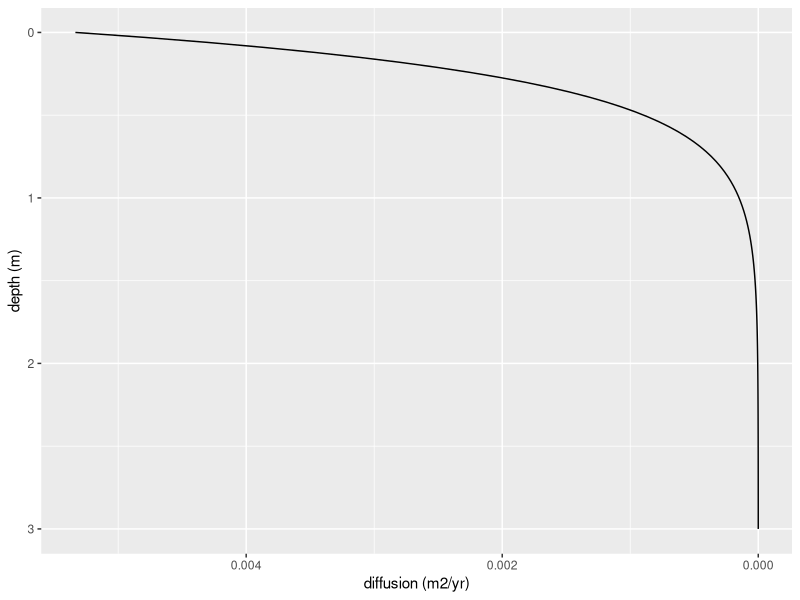
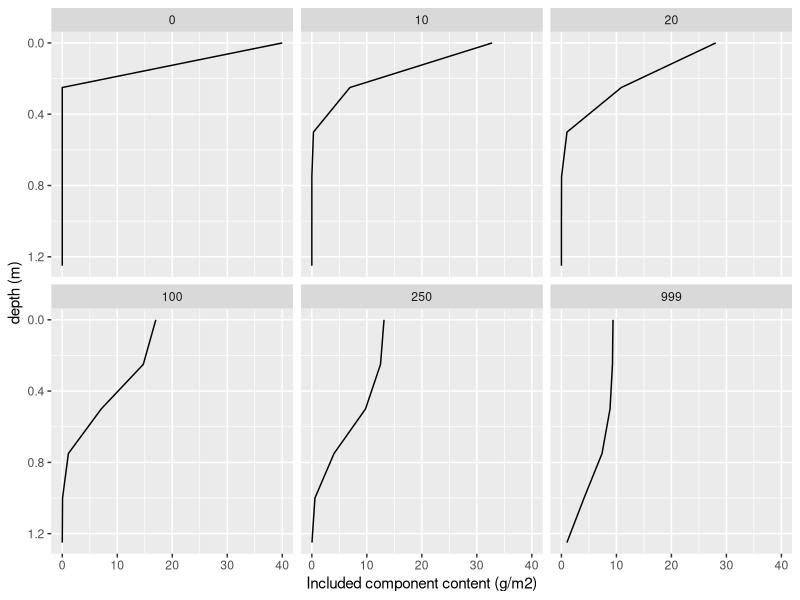
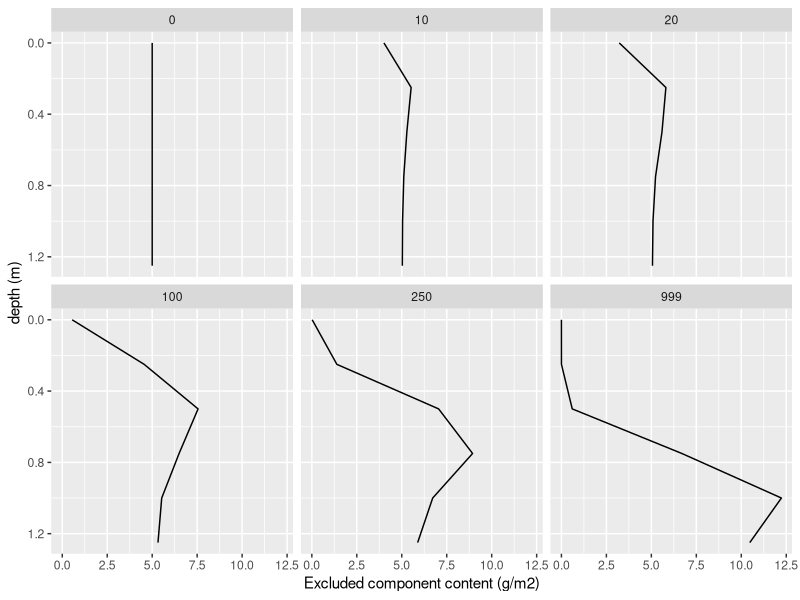

The R script that drew these images, in order:
# install packages
install.packages("ggplot2", "dplyr", "tidyr", "rlang")

#'[run below]

# set wd
setwd("C:/Users/natha/OneDrive/Onedrive Documents/Graduate School/01_Projects/P0_Git_Projects/animal-architects")

# data processing
library(ggplot2)
library(dplyr)
library(tidyr)
library(rlang)

#'###################### [creating a data frame] #######################

#' [set] number of time steps
time_steps = 1000

#' [set] number of years per time step
step_years = 10

# build a data frame
df = data.frame(time_step = rep(c(0:(time_steps - 1)), each = 4),
                index = rep(c("z", "bd", "inc", "exc"), times = time_steps),
                "A" = 0, 
                "B" = 0, 
                "C" = 0, 
                "D" = 0, 
                "E" = 0,
                "F" = 0,
                "bot" = 0)
#' [set] layer thickness (m)
h <- 0.25

#split data frame into multiple based on index column. names accordingly
df2 = df %>% group_by(index) %>% group_split(.keep = FALSE) %>% set_names(nm = c("z", "bd", "inc", "exc"))

# input the top depths of each layer into data frame
df2[["z"]][c(2, 3, 4, 5, 6, 7, 8)] = data.frame(0, h, h*2, h*3, h*4, h*5, h*6)

#' [set] layer bd into data frame, A:F
df2[["bd"]][c(2, 3, 4, 5, 6, 7)] = data.frame(1, 1, 1, 1, 1, 1)

#' [set] starting included and excluded components of each layer, A:F
df2[["inc"]][c(2, 3, 4, 5, 6, 7)] = data.frame(40, 0, 0, 0, 0, 0)
df2[["exc"]][c(2, 3, 4, 5, 6, 7)] = data.frame(5, 5, 5, 5, 5, 5)

#'###################### [defining functions] #######################

# define diffusion (bioturbation) function (if statements needed for top and bottom layers) (m/yr)
Dz <- function(z) {
  0.005334 * exp(-z/0.28) # exponential (Johnson et al., 2014) for eq. (Yeates et a.l, 1995) for intercept
  # 6.9 * 10^-5 + -1.06 * 10^-4 * z # linear
}

# diffusion w/ depth function plotting
eq = function(z){0.005334 * exp(-z/0.28)}
ggplot(data.frame(z = c(0, 3)), aes(x = z)) +
  stat_function(fun = eq) +
  scale_y_reverse(name = "diffusion (m2/yr)") +
  scale_x_reverse(name = "depth (m)") +
  coord_flip()


# define function that calculates local inc-diffusion (g/m/yr) into/out of ith layer
inc_diff_fun <- function(yh, yi, yj, zi, bdi) {
  if(zi == 0) {
    Dz(z = (zi + h)) * (yj - yi) # surface
  } else {
    if(zi == h * 5) {
      Dz(z = zi) * (yh - yi) # bottom
    } else {
      Dz(z = zi) * yh + Dz(z = (zi + h)) * yj - yi * (Dz(z = zi) + Dz(z = zi +h)) # middle
    }
  }
}

# define function that calculates local exc-diffusion (g/m/yr) into/out of ith layer
exc_diff_fun <- function(yh, yi, yj, zi, bdi) {
  if(zi == 0) {
    Dz(z = (zi + h)) * (0 - yi) # surface
  } else {
    if(zi == h * 5) {
      Dz(z = zi) * yh # bottom
    } else {
      Dz(z = zi) * yh - yi * Dz(z = zi +h) # middle
    }
  }
}

#'###################### [model calculations] #######################

# for loop that fills data frame with diffusion-calculated contents
for(crow in 2:(time_steps)) {
  for(ccol in 2:7) {
    # apply inc-diffusion function
    df2[["inc"]][crow, ccol] = 
      df2[["inc"]][crow - 1, ccol] +
      step_years * 
      inc_diff_fun(df2[["inc"]][crow - 1, ccol - 1],
                   df2[["inc"]][crow - 1, ccol],
                   df2[["inc"]][crow - 1, ccol + 1],
                   df2[["z"]][crow, ccol],
                   df2[["bd"]][crow, ccol])
    # apply exc-diffusion function
    df2[["exc"]][crow, ccol] = 
      df2[["exc"]][crow - 1, ccol] +
      step_years * 
      exc_diff_fun(df2[["exc"]][crow - 1, ccol - 1],
                    df2[["exc"]][crow - 1, ccol],
                    df2[["exc"]][crow - 1, ccol + 1],
                    df2[["z"]][crow, ccol],
                    df2[["bd"]][crow, ccol])
  } 
}

#'###################### [creating a plotting dataframe] #######################

# convert df2 dataframes to long format, one data frame for each inc, exc, and z
df2_inc_long <- df2[["inc"]] %>% 
  pivot_longer(cols = c("A", "B", "C", "D", "E", "F"), names_to = "layer") %>% 
  mutate(bot = c(1:(6*time_steps)), .keep = "unused")
df2_exc_long <- df2[["exc"]] %>% 
  pivot_longer(cols = c("A", "B", "C", "D", "E", "F"), names_to = "layer") %>% 
  mutate(bot = c(1:(6*time_steps)), .keep = "unused")
df2_z_long <- df2[["z"]] %>% 
  pivot_longer(cols = c("A", "B", "C", "D", "E", "F"), names_to = "layer") %>% 
  mutate(bot = c(1:(6*time_steps)), .keep = "unused")

# combine the long df2's
df2_long_join1 <- left_join(df2_inc_long, df2_z_long, suffix = c(".inc", ".z"), by = "bot")
df2_long <- left_join(df2_long_join1, df2_exc_long, by = "bot")

# select for only key time steps
df2_long_plot <- df2_long %>% 
  select(time_step.inc, layer.inc, value.inc, value.z, value) %>% 
  rename(time_step = time_step.inc, layer = layer.inc, value.exc = value) %>% 
  filter(time_step == 0 | 
           time_step == (time_steps / 100) | 
           time_step == (time_steps / 50) | 
           time_step == (time_steps / 10) | 
           time_step == (time_steps / 4) |
           time_step == (time_steps - 1))

#'###################### [plotting] #######################

#plot inc
ggplot(data = df2_long_plot, mapping = aes(y = value.z,
                                           x = value.inc, 
                                           group = time_step)) + 
  geom_line(orientation = "y") +
  scale_y_reverse(name = "depth (m)") +
  scale_x_continuous(name = "Included component content (g/m2)") +
  facet_wrap(~time_step)

#plot exc
ggplot(data = df2_long_plot, mapping = aes(y = value.z,
                                           x = value.exc, 
                                           group = time_step)) + 
  geom_line(orientation = "y") +
  scale_y_reverse(name = "depth (m)") +
  scale_x_continuous(name = "Excluded component content (g/m2)") +
  facet_wrap(~time_step)


#'[run above]


# sum check to ensure conservation of mass (might be a problem w/ v.large diffusion rates)
df2_cmass <- df2[["exc"]] %>%
  rowwise() %>%
  mutate(
    sum = sum(c_across(2:7))
  )
df2_cmass[[9]]

df2[["inc"]][601,7]
